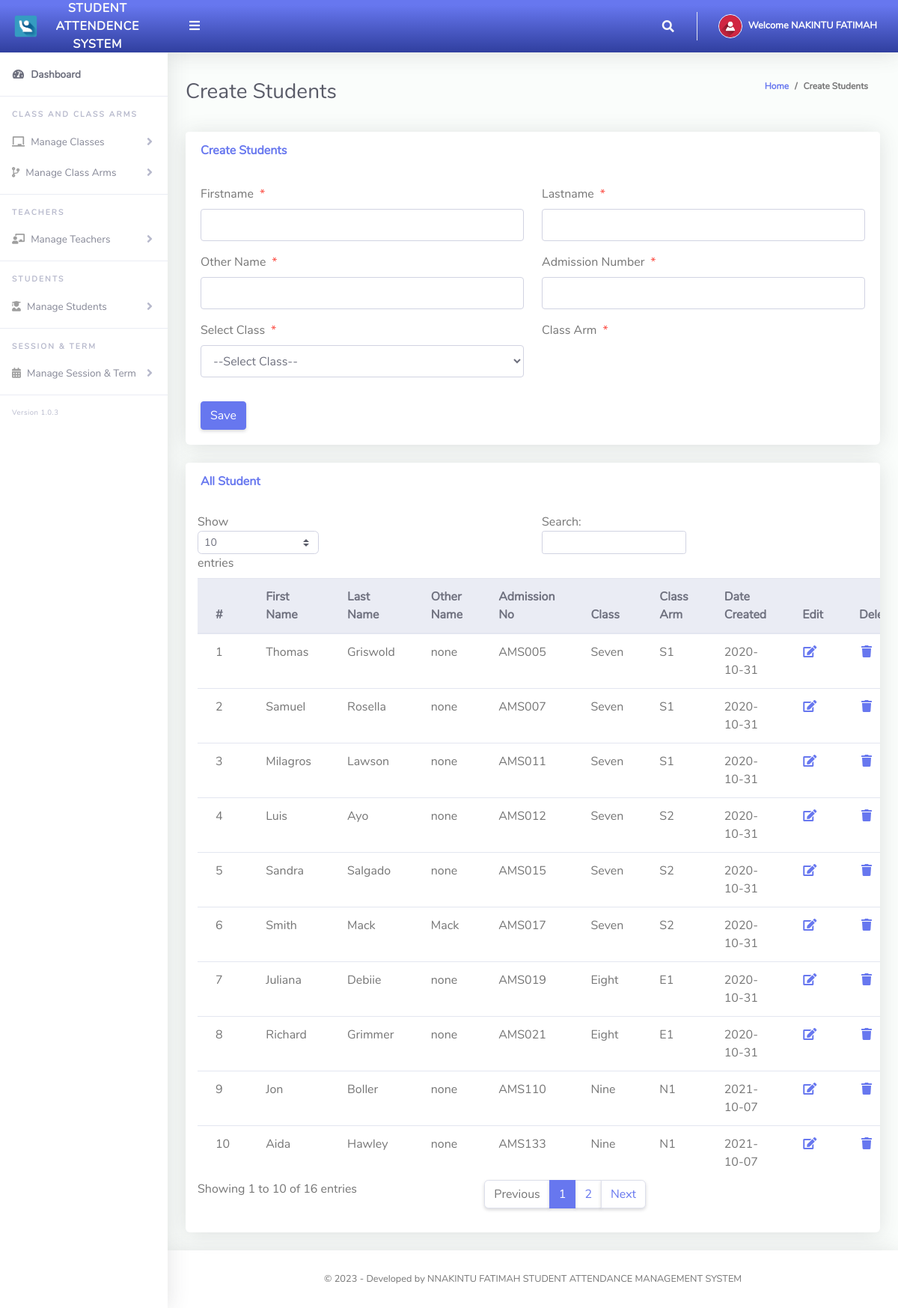
Page /Admin/createStudents.php (signed in) on the committed database.
### tables this page shows
CREATE TABLE `tblstudents` (
  `Id` int(10) NOT NULL,
  `firstName` varchar(255) NOT NULL,
  `lastName` varchar(255) NOT NULL,
  `otherName` varchar(255) NOT NULL,
  `admissionNumber` varchar(255) NOT NULL,
  `password` varchar(50) NOT NULL,
  `classId` varchar(10) NOT NULL,
  `classArmId` varchar(10) NOT NULL,
  `dateCreated` varchar(50) NOT NULL
);

CREATE TABLE `tblclass` (
  `Id` int(10) NOT NULL,
  `className` varchar(255) NOT NULL
);

CREATE TABLE `tblclassarms` (
  `Id` int(10) NOT NULL,
  `classId` varchar(10) NOT NULL,
  `classArmName` varchar(255) NOT NULL,
  `isAssigned` varchar(10) NOT NULL
);

### Admin/createStudents.php (the view, shortened to what this page needs)
<?php
include '../Includes/dbcon.php';
?>
<!DOCTYPE html>
<html lang="en">
<head>
  <link href="../vendor/fontawesome-free/css/all.min.css" rel="stylesheet" type="text/css">
  <link href="../vendor/bootstrap/css/bootstrap.min.css" rel="stylesheet" type="text/css">
  <link href="css/ruang-admin.min.css" rel="stylesheet">
</head>
<body id="page-top">
  <div id="wrapper">
      <?php include "Includes/sidebar.php";?>
    <div id="content-wrapper" class="d-flex flex-column">
      <div id="content">
       <?php include "Includes/topbar.php";?>
        <div class="container-fluid" id="container-wrapper">
          <div class="d-sm-flex align-items-center justify-content-between mb-4">
            <h1 class="h3 mb-0 text-gray-800">Create Students</h1>
            <ol class="breadcrumb">
              <li class="breadcrumb-item"><a href="./">Home</a></li>
              <li class="breadcrumb-item active" aria-current="page">Create Students</li>
            </ol>
          </div>
          <div class="row">
            <div class="col-lg-12">
              <div class="card mb-4">
                <div class="card-header py-3 d-flex flex-row align-items-center justify-content-between">
                  <h6 class="m-0 font-weight-bold text-primary">Create Students</h6>
                </div>
                <div class="card-body">
                  <form method="post">
                   <div class="form-group row mb-3">
                        <div class="col-xl-6">
                        <label class="form-control-label">Firstname<span class="text-danger ml-2">*</span></label>
                        <input type="text" class="form-control" name="firstName" value="<?php echo $row['firstName'];?>" id="exampleInputFirstName" >
                        </div>
                        <div class="col-xl-6">
                        <label class="form-control-label">Lastname<span class="text-danger ml-2">*</span></label>
                      <input type="text" class="form-control" name="lastName" value="<?php echo $row['lastName'];?>" id="exampleInputFirstName" >
                        </div>
                    </div>
                     <div class="form-group row mb-3">
                        <div class="col-xl-6">
                        <label class="form-control-label">Other Name<span class="text-danger ml-2">*</span></label>
                        <input type="text" class="form-control" name="otherName" value="<?php echo $row['otherName'];?>" id="exampleInputFirstName" >
                        </div>
                        <div class="col-xl-6">
                        <label class="form-control-label">Admission Number<span class="text-danger ml-2">*</span></label>
                      <input type="text" class="form-control" required name="admissionNumber" value="<?php echo $row['admissionNumber'];?>" id="exampleInputFirstName" >
                        </div>
                    </div>
                    <div class="form-group row mb-3">
                        <div class="col-xl-6">
                        <label class="form-control-label">Select Class<span class="text-danger ml-2">*</span></label>
                         <?php
                        $qry= "SELECT * FROM tblclass ORDER BY className ASC";
                        $result = $conn->query($qry);
                        $num = $result->num_rows;
                        if ($num > 0){
                          echo ' <select required name="classId" onchange="classArmDropdown(this.value)" class="form-control mb-3">';
                          echo'<option value="">--Select Class--</option>';
                                  echo '</select>';
                              }
                            ?>
                        </div>
                        <div class="col-xl-6">
                        <label class="form-control-label">Class Arm<span class="text-danger ml-2">*</span></label>
                        </div>
                    </div>
                      <?php
                    if (isset($Id))
                    {
                    ?>
                    <button type="submit" name="update" class="btn btn-warning">Update</button>
                    &nbsp;&nbsp;&nbsp;&nbsp;&nbsp;&nbsp;&nbsp;&nbsp;&nbsp;&nbsp;
                    <?php
                    } else {
                    ?>
                    <button type="submit" name="save" class="btn btn-primary">Save</button>
                    <?php
                    }
                    ?>
                  </form>
                </div>
              </div>
                 <div class="row">
              <div class="col-lg-12">
              <div class="card mb-4">
                <div class="card-header py-3 d-flex flex-row align-items-center justify-content-between">
                  <h6 class="m-0 font-weight-bold text-primary">All Student</h6>
                </div>
                <div class="table-responsive p-3">
                  <table class="table align-items-center table-flush table-hover" id="dataTableHover">
                    <thead class="thead-light">
                      <tr>
                        <th>#</th>
                        <th>First Name</th>
                        <th>Last Name</th>
                        <th>Other Name</th>
                        <th>Admission No</th>
                        <th>Class</th>
                        <th>Class Arm</th>
                        <th>Date Created</th>
                         <th>Edit</th>
                        <th>Delete</th>
                      </tr>
                    </thead>
                    <tbody>
                  <?php
                      $query = "SELECT tblstudents.Id,tblclass.className,tblclassarms.classArmName,tblclassarms.Id AS classArmId,tblstudents.firstName,
                      tblstudents.lastName,tblstudents.otherName,tblstudents.admissionNumber,tblstudents.dateCreated
                      FROM tblstudents
                      INNER JOIN tblclass ON tblclass.Id = tblstudents.classId
                      INNER JOIN tblclassarms ON tblclassarms.Id = tblstudents.classArmId";
                      $rs = $conn->query($query);
                      $num = $rs->num_rows;
                      $sn=0;
                      if($num > 0)
                      {
                        while ($rows = $rs->fetch_assoc())
                          {
                             $sn = $sn + 1;
                            echo"
                              <tr>
                                <td>".$sn."</td>
                                <td>".$rows['firstName']."</td>
                                <td>".$rows['lastName']."</td>
                                <td>".$rows['otherName']."</td>
                                <td>".$rows['admissionNumber']."</td>
                                <td>".$rows['className']."</td>
                                <td>".$rows['classArmName']."</td>
                                 <td>".$rows['dateCreated']."</td>
                                <td><a href='?action=edit&Id=".$rows['Id']."'><i class='fas fa-fw fa-edit'></i></a></td>
                                <td><a href='?action=delete&Id=".$rows['Id']."'><i class='fas fa-fw fa-trash'></i></a></td>
                              </tr>";
                          }
                      }
                      else
                      {
                           echo
                           "<div class='alert alert-danger' role='alert'>
                            No Record Found!
                            </div>";
                      }
                      ?>
                    </tbody>
                  </table>
                </div>
              </div>
            </div>
            </div>
          </div>
        </div>
      </div>
       <?php include "Includes/footer.php";?>
    </div>
  </div>
</body>
</html>

### Admin/Includes/topbar.php (shortened to what this page needs)
<?php
  $query = "SELECT * FROM tbladmin WHERE Id = ".$_SESSION['userId']."";
  $rs = $conn->query($query);
  $rows = $rs->fetch_assoc();
  $fullName = $rows['firstName']." ".$rows['lastName'];
?>
<nav class="navbar navbar-expand navbar-light bg-gradient-primary topbar mb-4 static-top">
          <button id="sidebarToggleTop" class="btn btn-link rounded-circle mr-3">
            <i class="fa fa-bars"></i>
          </button>
          <ul class="navbar-nav ml-auto">
            <li class="nav-item dropdown no-arrow">
              <a class="nav-link dropdown-toggle" href="#" id="searchDropdown" role="button" data-toggle="dropdown"
                aria-haspopup="true" aria-expanded="false">
                <i class="fas fa-search fa-fw"></i>
              </a>
            </li>
            <li class="nav-item dropdown no-arrow">
              <a class="nav-link dropdown-toggle" href="#" id="userDropdown" role="button" data-toggle="dropdown"
                aria-haspopup="true" aria-expanded="false">
                <img class="img-profile rounded-circle" src="img/user-icn.png" style="max-width: 60px">
                <span class="ml-2 d-none d-lg-inline text-white small"><b>Welcome <?php echo $fullName;?></b></span>
              </a>
            </li>
          </ul>
        </nav>

### rows in the picture
tblstudents: firstName "Thomas", lastName "Griswold", otherName "none", admissionNumber "AMS005", classId.className "Seven", classArmId.classArmName "S1", dateCreated "2020-10-31"
tblstudents: firstName "Samuel", lastName "Rosella", otherName "none", admissionNumber "AMS007", classId.className "Seven", classArmId.classArmName "S1", dateCreated "2020-10-31"
tblstudents: firstName "Milagros", lastName "Lawson", otherName "none", admissionNumber "AMS011", classId.className "Seven", classArmId.classArmName "S1", dateCreated "2020-10-31"
tblstudents: firstName "Luis", lastName "Ayo", otherName "none", admissionNumber "AMS012", classId.className "Seven", classArmId.classArmName "S2", dateCreated "2020-10-31"
tblstudents: firstName "Sandra", lastName "Salgado", otherName "none", admissionNumber "AMS015", classId.className "Seven", classArmId.classArmName "S2", dateCreated "2020-10-31"
tblstudents: firstName "Smith", lastName "Mack", otherName "Mack", admissionNumber "AMS017", classId.className "Seven", classArmId.classArmName "S2", dateCreated "2020-10-31"
tblstudents: firstName "Juliana", lastName "Debiie", otherName "none", admissionNumber "AMS019", classId.className "Eight", classArmId.classArmName "E1", dateCreated "2020-10-31"
tblstudents: firstName "Richard", lastName "Grimmer", otherName "none", admissionNumber "AMS021", classId.className "Eight", classArmId.classArmName "E1", dateCreated "2020-10-31"
tblstudents: firstName "Jon", lastName "Boller", otherName "none", admissionNumber "AMS110", classId.className "Nine", classArmId.classArmName "N1", dateCreated "2021-10-07"
tblstudents: firstName "Aida", lastName "Hawley", otherName "none", admissionNumber "AMS133", classId.className "Nine", classArmId.classArmName "N1", dateCreated "2021-10-07"

### other values in the picture
$fullName "NAKINTU FATIMAH"
